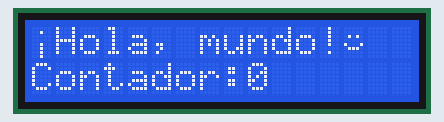
Simulated run of this sketch. Board: Arduino Uno, built with avr-gcc and run on an emulated ATmega328P. On the bench: 16×2 character LCD.

Above: at 0.1 s.
At 4.1 s:
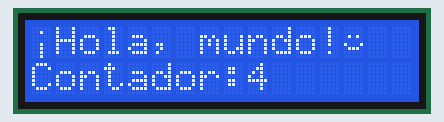
At 9.1 s:
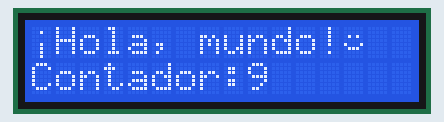
At 19.1 s:
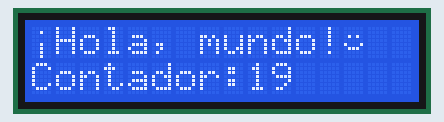
At 29.1 s:
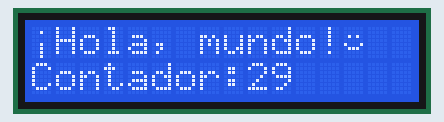
At 39.1 s:
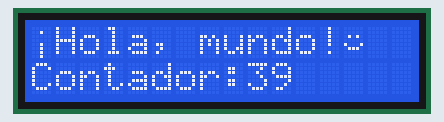

Measured:
- what the display in image 1 shows lasts 1.0 s, from 4.0 s to 5.0 s

The sketch:

PDIH4_LED1602.ino
```cpp
#include <LiquidCrystal.h>

LiquidCrystal lcd(12, 11, 5, 4, 3, 2);

byte exclamacion[] = {
  0x00,
  0x04,
  0x00,
  0x00,
  0x04,
  0x04,
  0x04,
  0x04
};


byte smile[] = {
  0x00,
  0x00,
  0x0A,
  0x00,
  0x11,
  0x0E,
  0x00,
  0x00
};
void setup() {
  lcd.begin(16, 2);
  lcd.createChar(0, exclamacion);
  lcd.createChar(1, smile);
  lcd.home();
  lcd.write(byte(0));

  lcd.print("Hola, mundo!");
  lcd.write(byte(1));
}

void loop() {
  lcd.setCursor(0, 1);

  lcd.print("Contador:");
  lcd.print(millis() / 1000);
}
```
